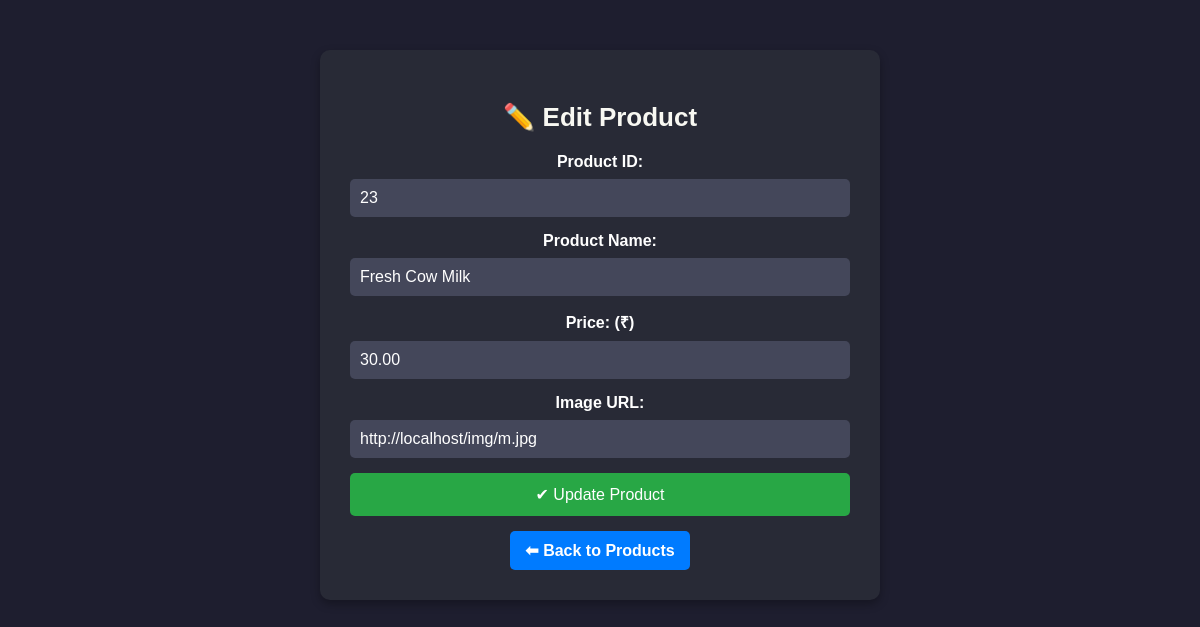
The app's page /edit_product.php?id=23 with its own data.
### tables this page shows
CREATE TABLE IF NOT EXISTS `products` (
  `id` int NOT NULL AUTO_INCREMENT,
  `name` varchar(255) NOT NULL,
  `price` decimal(10,2) NOT NULL,
  `image` varchar(255) NOT NULL,
  PRIMARY KEY (`id`)
);

### edit_product.php (the view, shortened to what this page needs)
<?php
include('db.php');
if (isset($_GET['id'])) {
    $product_id = $_GET['id'];
    $query = "SELECT * FROM products WHERE id = ?";
    $stmt = $conn->prepare($query);
    $stmt->bind_param("i", $product_id);
    $stmt->execute();
    $result = $stmt->get_result();
    if ($result->num_rows > 0) {
        $product = $result->fetch_assoc();
    } else {
        header('Location: manage_products.php');
        exit();
    }
}
?>
<!DOCTYPE html>
<html lang="en">
<head>
</head>
<body>
    <div class="container">
        <h2>✏️ Edit Product</h2>
        <form action="edit_product.php?id=<?php echo $product['id']; ?>" method="POST">
            <label for="new_id">Product ID:</label>
            <input type="text" id="new_id" name="new_id" value="<?php echo $product['id']; ?>" required>
            <label for="name">Product Name:</label>
            <input type="text" id="name" name="name" value="<?php echo $product['name']; ?>" required>
            <label for="price">Price: (₹)</label>
            <input type="text" id="price" name="price" value="<?php echo $product['price']; ?>" required>
            <label for="image">Image URL:</label>
            <input type="text" id="image" name="image" value="<?php echo $product['image']; ?>" required>
            <button type="submit">✔ Update Product</button>
        </form>
        <a href="manage_products.php" class="back-button">⬅ Back to Products</a>
    </div>
</body>
</html>

### edit_product.php (style rules this page uses)
body { font-family: Arial, sans-serif; background-color: #1e1e2f; margin: 0; padding: 0; color: white; text-align: center; }
.container { width: 90%; max-width: 500px; margin: 50px auto; background: #282a36; padding: 30px; border-radius: 10px; box-shadow: 0px 4px 10px rgba(0, 0, 0, 0.3); }
h2 { color: #f8f8f2; font-size: 26px; margin-bottom: 20px; }
form { display: flex; flex-direction: column; }
label { margin-bottom: 8px; font-weight: bold; }
input { padding: 10px; margin-bottom: 15px; border: none; border-radius: 5px; background: #44475a; color: white; font-size: 16px; }
button { background: #28a745; color: white; padding: 12px; border: none; border-radius: 5px; cursor: pointer; font-size: 16px; transition: background 0.3s; }
.back-button { display: inline-block; padding: 10px 15px; background: #007BFF; color: white; text-decoration: none; border-radius: 5px; font-weight: bold; transition: background 0.3s; margin-top: 15px; }

### records on screen
products: new_id "23", name "Fresh Cow Milk", price "30.00", image "http://localhost/img/m.jpg"
